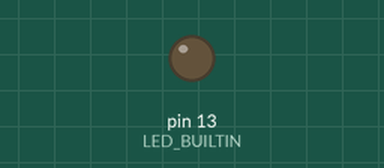
A sketch run on a simulated Arduino Uno, built with avr-gcc and run on an emulated ATmega328P. Shown: output pins drawn as LEDs (lit = HIGH).

Above: at 1.1 s.
At 3.3 s:
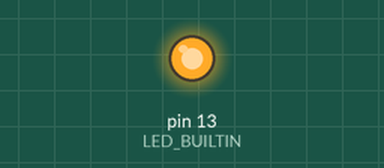
Timing chart, 0 to 3.7 s (numbered marks = the images above):
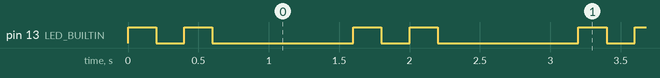

The sketch:

LED_Blink_Sketch.ino
```cpp
void setup() {
  pinMode(LED_BUILTIN, OUTPUT);
}

void loop() {

  digitalWrite(LED_BUILTIN, HIGH);
  delay(200);
  digitalWrite(LED_BUILTIN,LOW);
  delay(200);
  digitalWrite(LED_BUILTIN, HIGH);
  delay(200);
  digitalWrite(LED_BUILTIN,LOW);
  delay(1000);
}
```

Measured:
- by itself, pin 13 (LED_BUILTIN): repeats every 1.6 s: LOW 0.20 s, HIGH 0.20 s, LOW 1.0 s, HIGH 0.20 s
- by itself, everything shown: repeats every 1.6 s, in 4 steps
